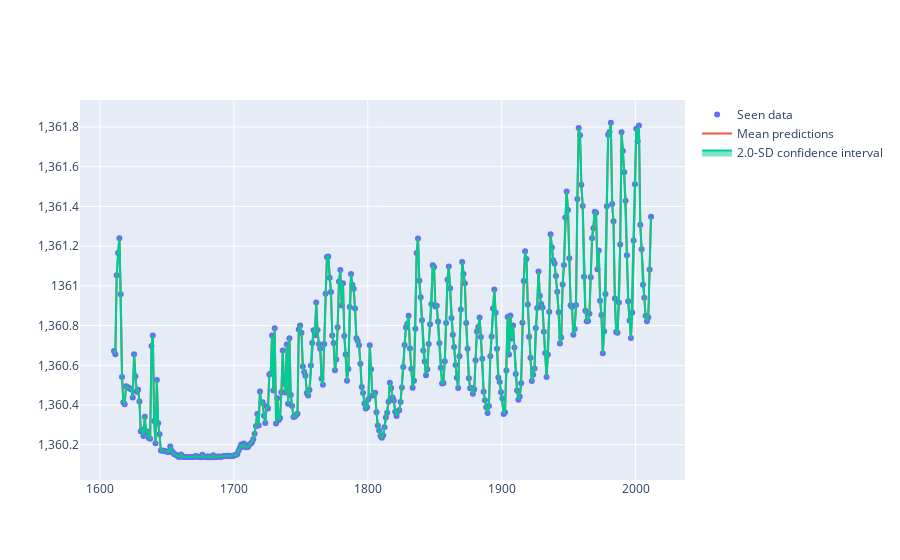

Notebook code for this chart:
### Code cell
plot_mean_preds_with_ci(x.flatten(), y.flatten(), x.flatten(), m.flatten(), clean_v.flatten())

### Figure 1 — Plotly figure (JSON) as saved in the notebook; plotly's stock layout.template omitted (floating-point values rounded to 4 significant figures; data arrays with more than 128 entries replaced by an {"elided": "..."} marker saying what was removed)
{"data": [{"mode": "markers", "name": "Seen data", "type": "scatter", "x": {"elided": "402 float values"}, "y": {"elided": "402 float values"}}, {"mode": "lines", "name": "Mean predictions", "type": "scatter", "x": {"elided": "402 float values"}, "y": {"elided": "402 float values"}}, {"fill": "toself", "name": "2.0-SD confidence interval", "type": "scatter", "x": {"elided": "804 float values"}, "y": {"elided": "804 float values"}}], "layout": {}}
